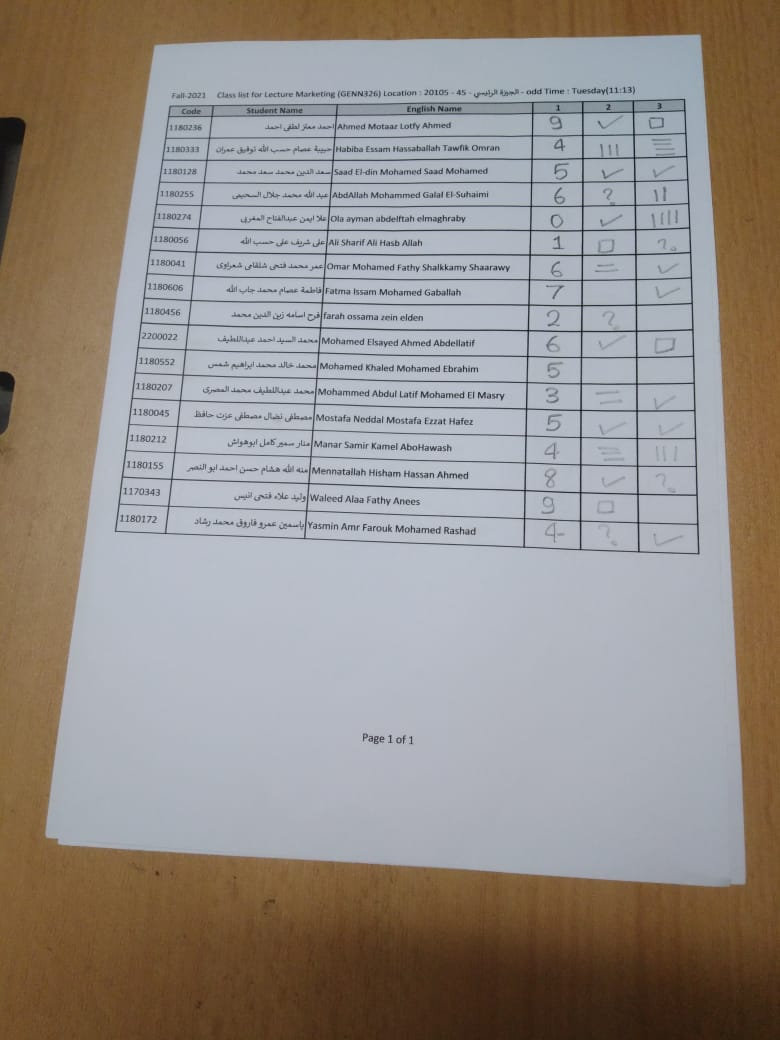
#> input picture src/3.jpg, 780 x 1040 px
$ jupyter execute paper_test.ipynb
#> lines starting #> are read from the running program, lines starting #| are printed output that depends on the picture; after the words box and inside, x2 and y2 are one past the last pixel; in counts of white or black regions, pixels touching at a corner belong together; long printed decimals are rounded
#> further down, img is the input picture: shape (1040, 780, 3); mean B, G, R 137.1, 142.5, 149.5
### src/utils/paper_extraction.py
import cv2
import numpy as np

def extract_paper(image):
    # Step 1: Preprocess the image
    orig = image.copy()
    gray = cv2.cvtColor(image, cv2.COLOR_BGR2GRAY)
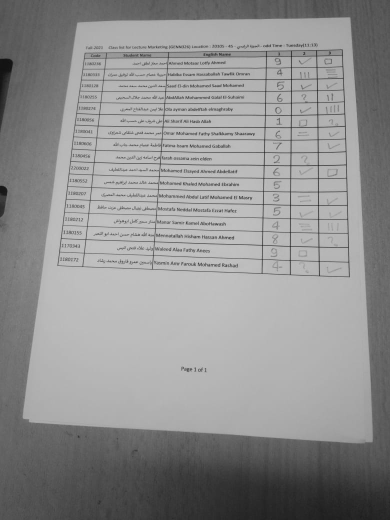
#> gray: shape (1040, 780) (shown at 1/2 size); min 1, max 220, mean 144
    blurred = cv2.GaussianBlur(gray, (7, 7), 1)
    edged = cv2.Canny(blurred, 30, 255)
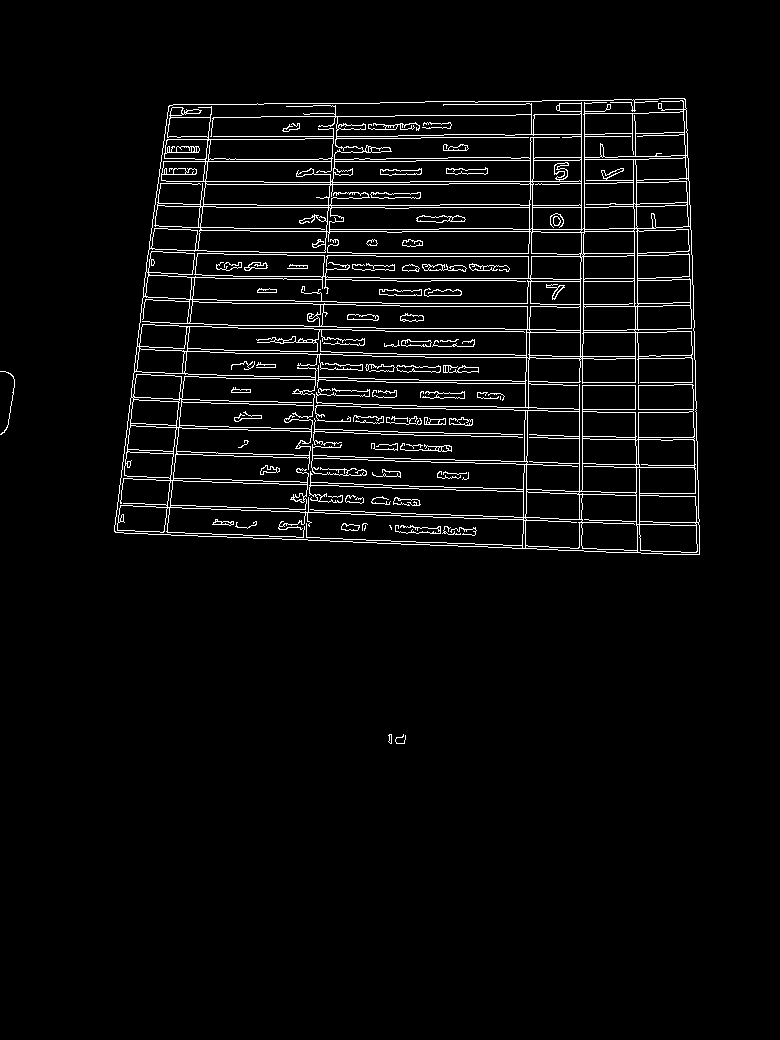
#> edged: shape (1040, 780); 4% white in thin lines or dots, all inside (x1, y1, x2, y2) = (0, 98, 700, 744)

    # Apply closing operation to close the gaps between the edges
    kernel = np.ones((15, 15), np.uint8)
    dilated_img = cv2.dilate(edged, kernel, iterations=2)
#> dilated_img: shape (1040, 780); 34.5% white; 3 white regions, box (x1, y1, x2, y2) and area: (100, 84, 714, 569) 275445, (0, 357, 29, 449) 2422, (374, 720, 420, 758) 1738
    erroded_img = cv2.erode(dilated_img, kernel, iterations=1)
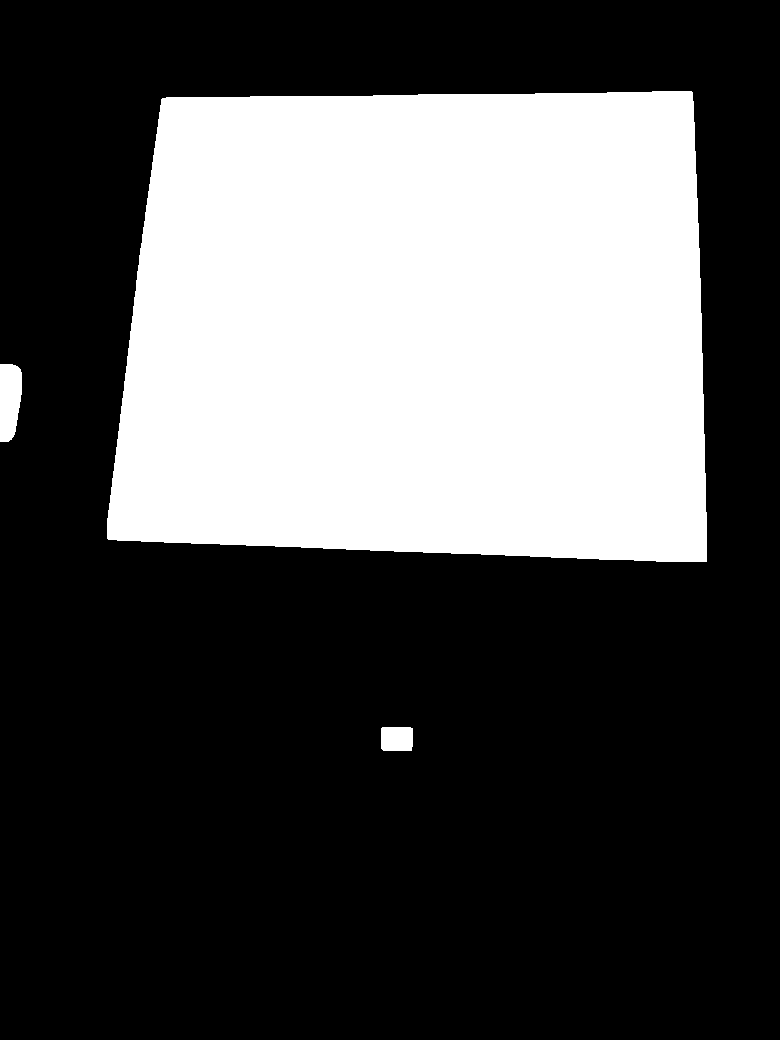
#> erroded_img: shape (1040, 780); 32.4% white; 3 white regions

    contrours_img = np.copy(erroded_img)

    # Step 2: Find contours
    contours, _ = cv2.findContours(contrours_img, cv2.RETR_EXTERNAL, cv2.CHAIN_APPROX_SIMPLE)
#> contours = 3 contours; box (x1, y1, x2, y2) and area: (107, 91, 707, 562) 259235, (0, 364, 22, 442) 1380, (381, 727, 413, 751) 706
    contours = sorted(contours, key=cv2.contourArea, reverse=True)

    paper_contour = None
    for contour in contours:
        # Approximate the contour
        perimeter = cv2.arcLength(contour, True)
        approx = cv2.approxPolyDP(contour, 0.02 * perimeter, True)

        # If the contour has four points, we assume it's the paper
        if len(approx) == 4:
            paper_contour = approx
            break
#> this loop made 1 pass
#> (perimeter, paper_contour) on pass 1: (2079.4, [[692, 92], [162, 98], [107, 538], [706, 561]])

    if paper_contour is None:
        print("Paper contour not found!")
        return None

    # Step 3: Apply a perspective transformation
    def order_points(pts):
        rect = np.zeros((4, 2), dtype="float32")
        s = pts.sum(axis=1)
#> s = [784, 260, 645, 1267]
        diff = np.diff(pts, axis=1)
#> diff = [-600, -64, 431, -145]

        rect[0] = pts[np.argmin(s)]
        rect[2] = pts[np.argmax(s)]
        rect[1] = pts[np.argmin(diff)]
        rect[3] = pts[np.argmax(diff)]

        return rect

    paper_contour = paper_contour.reshape(4, 2)
    rect = order_points(paper_contour)
#> rect = [[162, 98], [692, 92], [706, 561], [107, 538]]
    (tl, tr, br, bl) = rect
#> tl = [162, 98]; tr = [692, 92]; br = [706, 561]; bl = [107, 538]

    # Calculate the width and height of the new image
    widthA = np.sqrt(((br[0] - bl[0]) ** 2) + ((br[1] - bl[1]) ** 2))
#> widthA = 599.4
    widthB = np.sqrt(((tr[0] - tl[0]) ** 2) + ((tr[1] - tl[1]) ** 2))
#> widthB = 530
    maxWidth = max(int(widthA), int(widthB))
#> maxWidth = 599

    heightA = np.sqrt(((tr[0] - br[0]) ** 2) + ((tr[1] - br[1]) ** 2))
#> heightA = 469.2
    heightB = np.sqrt(((tl[0] - bl[0]) ** 2) + ((tl[1] - bl[1]) ** 2))
#> heightB = 443.4
    maxHeight = max(int(heightA), int(heightB))
#> maxHeight = 469

    # Perspective transformation
    dst = np.array([
        [0, 0],
        [maxWidth, 0],
        [maxWidth, maxHeight],
        [0, maxHeight]
    ], dtype="float32")
#> dst = [[0, 0], [599, 0], [599, 469], [0, 469]]
    M = cv2.getPerspectiveTransform(rect, dst)
#> M = [[1.26, 0.158, -219.7], [0.0143, 1.27, -126.4], [0.000122, 0.000322, 1]]
    warped = cv2.warpPerspective(orig, M, (maxWidth, maxHeight))
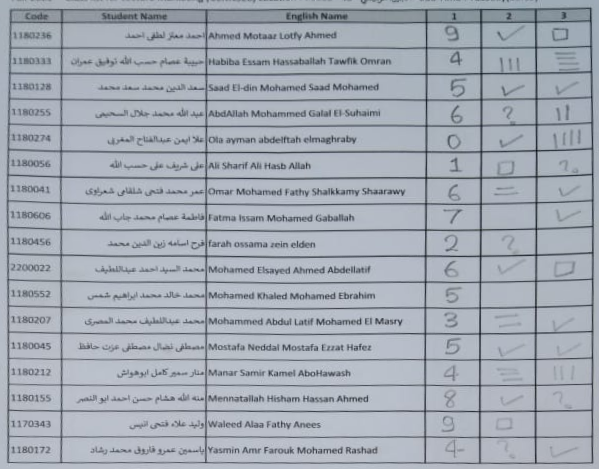
#> warped: shape (469, 599, 3); mean B, G, R 180, 169.9, 163

    return warped

### src/utils/commonfunctions.py
import cv2 as cv
import numpy as np
import matplotlib.pyplot as plt
from numpy import histogram
from matplotlib.pyplot import bar

# Read RGB image uisng CV and result is a RGB image
# [5 lines left out: function Read_RGB_Image, not called in this run]

def show_images(images,titles=None):
    #This function is used to show image(s) with titles by sending an array of images and an array of associated titles.
    # images[0] will be drawn with the title titles[0] if exists
    # You aren't required to understand this function, use it as-is.
    n_ims = len(images)
#> n_ims = 1
    if titles is None: titles = ['(%d)' % i for i in range(1,n_ims + 1)]
    fig = plt.figure()
    n = 1
    for image,title in zip(images,titles):
        a = fig.add_subplot(1,n_ims,n)
        if image.ndim == 2:
            plt.gray()
        plt.imshow(image)
        a.set_title(title)
        n += 1
#> this loop made 1 pass
#> (title, n) on pass 1: ('(1)', 2)
#> after the loop, n = 2
#| (469, 599, 3)
    fig.set_size_inches(np.array(fig.get_size_inches()) * n_ims)
    plt.show()


# [6 lines left out: function showHist, not called in this run]

### src/paper_test.ipynb
[cell 1]
from utils.paper_extraction import *
from utils.commonfunctions import *
import cv2
import pandas as pd

[cell 2]
def houghLines(img, type):
    lines = cv.HoughLinesP(img.astype(np.uint8), 0.5, np.pi/180, 100,
                           minLineLength=0.25*min(img.shape[0], img.shape[1]), maxLineGap=10)

    hough_lines_out = np.zeros(img.shape)
    for line in lines:
        x1, y1, x2, y2 = line[0]
        if (type == "vertical"):
            cv.line(hough_lines_out, (x1, 0),
                    (x2, img.shape[0]), (255, 255, 255), 1)
        else:
            cv.line(hough_lines_out, (0, y1),
                    (img.shape[1], y2), (255, 255, 255), 1)
    return hough_lines_out


def threshold_intersections(pixels,ignoreCornerPoint= False, widthThresholdLow=20 , widthThresholdHigh=1400, heightThresholdLow=8, heightThresholdHigh=120):
    yMap = {}
    for i in range(pixels.shape[0]):
        for j in range(pixels.shape[1]):
            if pixels[i][j] != 0:
                if i in yMap:
                    yMap[i].append((j, i))
                else:
                    yMap[i] = []
                    yMap[i].append((j, i))

    yPixels = list(yMap.keys())
    rows = []

    # find the first row y coord
    firstRowIndex = 0;
    for i in range(len(yPixels)):
        if (heightThresholdLow < (yPixels[i+1] - yPixels[i]) and (yPixels[i+1] - yPixels[i]) < heightThresholdHigh):
            if(ignoreCornerPoint and yPixels[i] < 40):
                continue
            print("firstRow", yPixels[i])
            rows.append(yMap[yPixels[i]])
            firstRowIndex = i
            break
    firstRowIndex = 1 if firstRowIndex == 0 else firstRowIndex
    for i in range(firstRowIndex, len(yPixels)-1):
        # diff in y should match the threshold to consider it a new row
        if (heightThresholdLow < (yPixels[i] - yPixels[i-1]) and (yPixels[i] - yPixels[i-1]) < heightThresholdHigh):
            rows.append(yMap[yPixels[i]])

    # Now we need to threshold the columns i.e the x values
    print("Rows: ", rows)
    allIntersections = []
    index = 0
    for row in rows:
        invertDirection = False
        allIntersections.append([])
        for i in range(len(row)):
            # diff in x should be greater than epsilon to consider it a new column
            if i == len(row)-1 or invertDirection:
                if ( widthThresholdLow < (row[i][0] - row[i-1][0]) and (row[i][0] - row[i-1][0]) < widthThresholdHigh):
                    if (ignoreCornerPoint and pixels.shape[1] > row[i][0] and row[i][0] > pixels.shape[1]-20):
                        continue
                    allIntersections[index].append(row[i])
            else:
                if (widthThresholdLow < (row[i + 1][0] - row[i][0]) and (row[i + 1][0] - row[i][0]) < widthThresholdHigh):
                    if (ignoreCornerPoint and 0 < row[i][0] and row[i][0] < 20):
                        continue
                    allIntersections[index].append(row[i])
                    invertDirection = True
        index += 1
    return allIntersections


def extract_cells(paper):

    grayPaper = cv2.cvtColor(paper, cv2.COLOR_BGR2GRAY)

    _,binary = cv2.threshold(grayPaper,128,255,cv2.THRESH_BINARY | cv2.THRESH_OTSU)
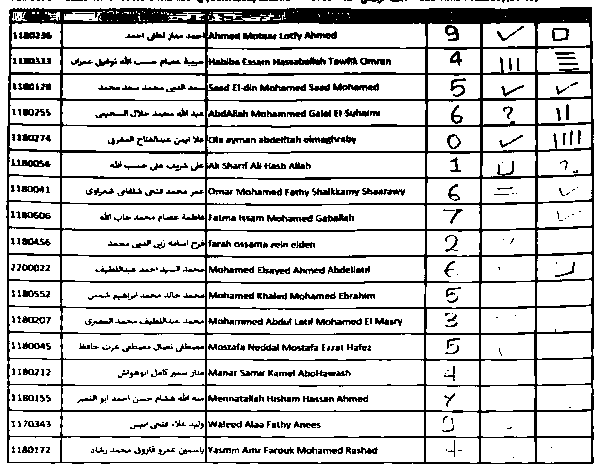
#> binary: shape (469, 599); 80.9% white; 481 black regions (213 under 20 px), largest, box (x1, y1, x2, y2) and area: (6, 7, 594, 464) 34188, (273, 57, 326, 66) 268, (303, 135, 356, 144) 243
    binary = 255 - binary
    show_images([grayPaper, binary])
#> the loop in show_images (call 2), `for image,title in zip(images,titles):` made 2 passes
#> (title, n) on passes 1 to 2: ('(1)', 2), ('(2)', 3)

    print("Binary shape: " + str(binary.shape))
#| Binary shape: (469, 599)

    kernelLength = np.array(binary).shape[1] // 10

    # Vertical Kernel (1 x kernelLength)
    verticalKernel = cv.getStructuringElement(cv.MORPH_RECT, (1, kernelLength))

    # Horizontal Kernel (kernelLength x 1)
    horizontalKernel = cv.getStructuringElement(
        cv.MORPH_RECT, (kernelLength, 1))

    # Apply erosion then dilation to detect vertical lines using the vertical kernel
    erodedImg = cv.erode(binary, verticalKernel, iterations=3)
#> erodedImg: shape (469, 599); 0.9% white in thin lines or dots, all inside (x1, y1, x2, y2) = (7, 95, 594, 377)
    verticalLinesImg = cv.dilate(erodedImg, verticalKernel, iterations=3)
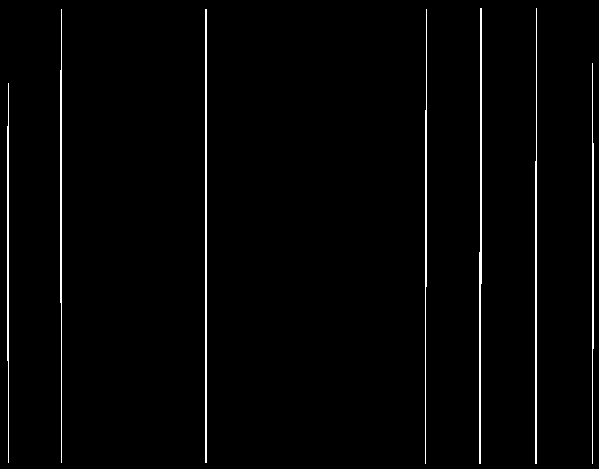
#> verticalLinesImg: shape (469, 599); 1.8% white in thin lines or dots
    verticalLinesImg = houghLines(verticalLinesImg, "vertical")
#> in houghLines, `lines = cv.HoughLinesP(img.astype(np.uint8), 0.5, np.pi/180, 100, minL..`: lines = 15 rows, first 6: [536, 463, 536, 8], [61, 462, 61, 9], [206, 462, 206, 9], [592, 463, 592, 63], [205, 462, 205, 9], [8, 462, 8, 83]
#> the loop in houghLines, `for line in lines:` made 15 passes

    # Apply erosion then dilation to detect horizontal lines using the horizontal kernel
    erodedImg = cv.erode(binary, horizontalKernel, iterations=3)
#> erodedImg: shape (469, 599); 2.7% white in thin lines or dots, all inside (x1, y1, x2, y2) = (94, 9, 507, 464)
    horizontalLinesImg = cv.dilate(erodedImg, horizontalKernel, iterations=3)
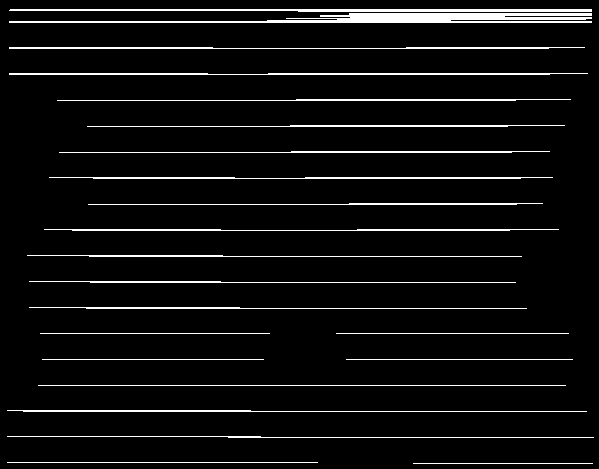
#> horizontalLinesImg: shape (469, 599); 5.8% white in thin lines or dots
    horizontalLinesImg = houghLines(horizontalLinesImg, "horizontal")
#> call 2 of houghLines, with type = 'horizontal'
#> in houghLines (call 2), `lines = cv.HoughLinesP(img.astype(np.uint8), 0.5, np.pi/180, 100, minL..`: lines = 45 rows, first 6: [10, 9, 591, 9], [9, 21, 591, 21], [57, 100, 515, 100], [9, 10, 591, 10], [23, 411, 586, 411], [9, 48, 548, 48]
#> the loop in houghLines (call 2), `for line in lines:` made 45 passes
#> after the loop in houghLines (call 2), `for line in lines:`:
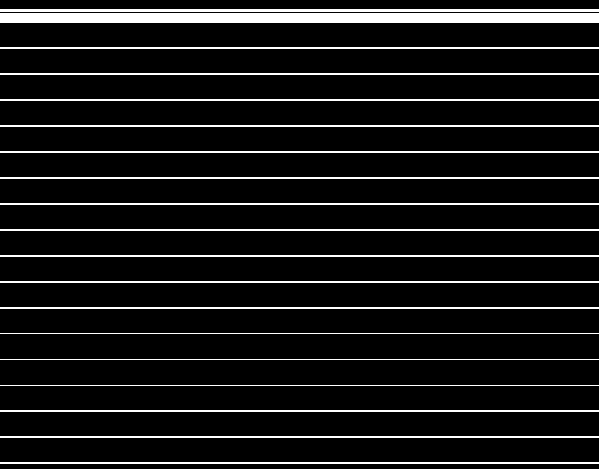
#> hough_lines_out: shape (469, 599) float64; 9.4% white; 19 white regions, largest, box (x1, y1, x2, y2) and area: (0, 13, 599, 23) 5990, (0, 9, 599, 12) 1797, (0, 47, 599, 49) 1198


    # Combine the two images to get the final lines image
    intersections = cv.bitwise_and(verticalLinesImg, horizontalLinesImg)
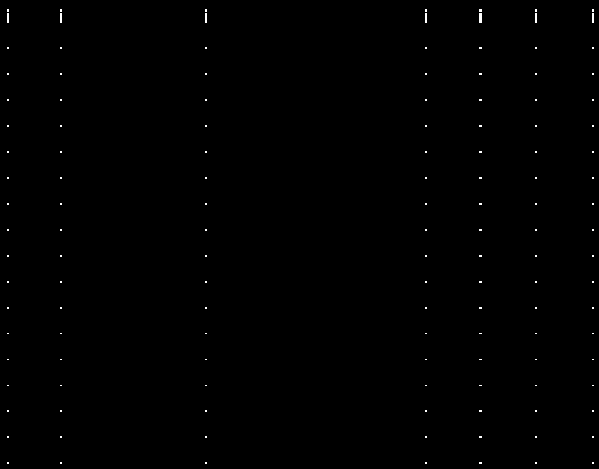
#> intersections: shape (469, 599) float64; 0.23% white in thin lines or dots
    show_images([intersections])
    print(grayPaper.shape)
#| (469, 599)
     # Apply a threshold to detect white areas

    _, thresholded = cv2.threshold(grayPaper, 160, 255, cv2.THRESH_BINARY)
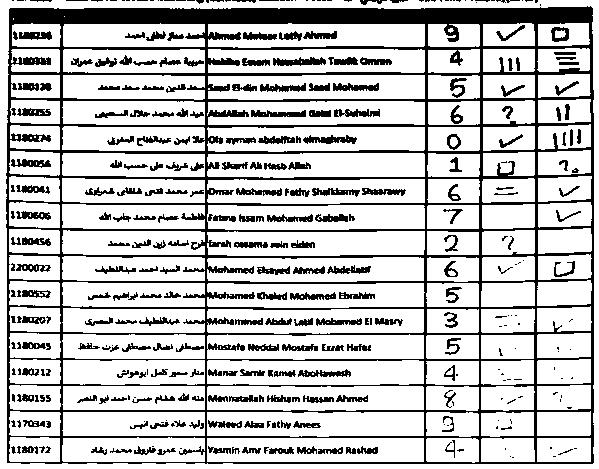
#> thresholded: shape (469, 599); 77% white; 363 black regions (121 under 20 px), largest, box (x1, y1, x2, y2) and area: (6, 6, 594, 464) 42078, (273, 57, 326, 66) 318, (303, 135, 357, 144) 296
    show_images([thresholded])
    # Calculate the number of white pixels
    white_pixels = np.sum(thresholded == 255)
#> white_pixels = 216270
    total_pixels = thresholded.size
    white_percentage = (white_pixels / total_pixels) * 100
#> white_percentage = 76.98
    print("White percentage: " + str(white_percentage))
#| White percentage: 76.983

    ignoreCornerPoint = white_percentage > 82
#> ignoreCornerPoint = False
    intersections = threshold_intersections(intersections,ignoreCornerPoint=ignoreCornerPoint)
#> after the loop in threshold_intersections, `for i in range(len(yPixels)):`: rows = [[(7, 22), (8, 22), (60, 22), (61, 22), (205, 22), (206, 22), (425, 22), (426, 22), (479, 22), (480, 22), (481, 22), (535, 22), (536, 22), (592, 22), (593, 22)]]
#> after the loop in threshold_intersections, `for i in range(firstRowIndex, len(yPixels)-1):`: rows = 18 items
#> (printed output is left out)
#> the loop in threshold_intersections, `for row in rows:` made 18 passes
#> after the loop in threshold_intersections, `for row in rows:`: index = 18
#> intersections = 18 items

    print(intersections)
#> (printed output is left out)

    cells = []
    cellImgs = []

    rows = len(intersections) - 1
#> rows = 17
    cols = len(intersections[0]) - 1
#> cols = 6
    for i in range(rows):
        cellImgs.append([])
        for j in range(len(intersections[i]) - 1):
            x1, y1 = intersections[i][j]
            x2, _ = intersections[i][j + 1]
            _, y2 = intersections[i + 1][j]
            w = x2 - x1
            h = y2 - y1
            x = x1
            y = y1
            cells.append((x1, y1, x2 - x1, y2 - y1))
            cell_img = grayPaper[y:y + h, x:x + w]
            cellImgs[i].append(cell_img)
#> after the loop, cellImgs = 17 items; cells = 102 items, first 6: (8, 22, 52, 25), (60, 22, 145, 25), (205, 22, 220, 25), (425, 22, 54, 25), (479, 22, 56, 25), (535, 22, 57, 25)
    df = pd.DataFrame(index=range(rows), columns=range(cols))

    for i in range(rows):
        for j in range(cols):
            df.iloc[i, j] = cellImgs[i][j]
    print(df)
#> (printed output is left out)
    return cellImgs, rows, cols


img = cv2.imread('3.jpg')
img = extract_paper(img)

show_images([img])

print(img.shape)

cells, rows, cols = extract_cells(img)
#> cells = 17 items; rows = 17; cols = 6

print(rows)
print(cols)
print(len(cells))
